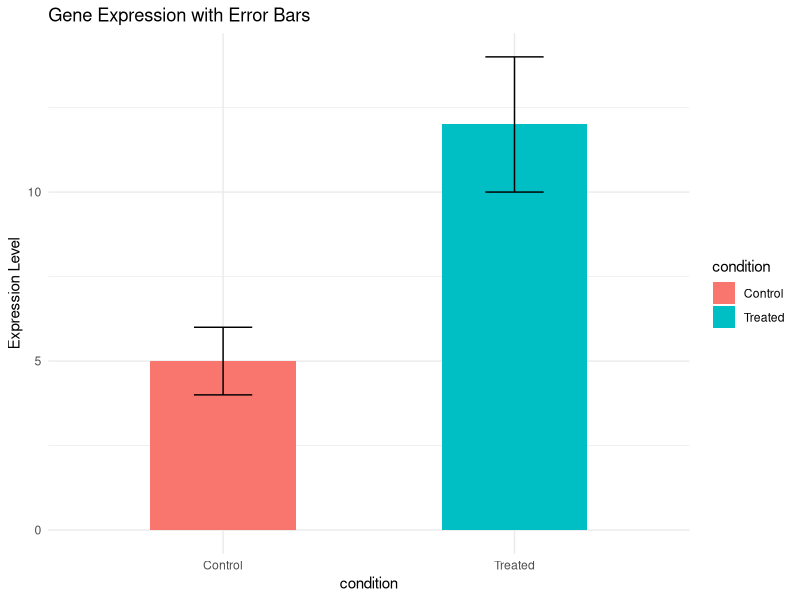

This figure's R source:

# install.packages("ggplot2")
library(ggplot2)

# df <- data.frame(
#   concentration = c(1, 2, 3, 4, 5),
#   activity = c(2, 6, 11, 15, 18)
# )

# p<-ggplot(df, aes(x = concentration, y = activity)) +
#   geom_point(size = 3, color = "blue") +
#   ggtitle("Enzyme Activity vs Substrate Concentration") +
#   xlab("Concentration (mM)") +
#   ylab("Activity (Units)") +
#   ylim(0,30)+
#   theme_minimal()

# print(p)


# df <- data.frame(
#   time = c(0, 2, 4, 6, 8, 10),
#   growth = c(0.1, 0.5, 1.2, 2.5, 3.8, 4.0)
# )
# p<-ggplot(df, aes(x = time, y = growth)) +
#   geom_line(color = "darkgreen", size = 1.2) +
#   ggtitle("Bacterial Growth Curve") +
#   xlab("Time (hours)") +
#   ylab("Optical Density (OD600)") +
#   theme_minimal()

# print(p)

# df <- data.frame(
# condition = c("Control", "Treated"),
# expression = c(5, 12)
# )
# p<-ggplot(df, aes(x = condition, y = expression, fill = condition)) +
# geom_bar(stat = "identity") +
# ggtitle("Gene Expression Analysis") +
# ylab("Relative Expression") +
# theme_minimal()

# print(p)

df <- data.frame(
condition = c("Control", "Treated"),
mean = c(5, 12),
sd = c(1, 2)
)

p<-ggplot(df, aes(x = condition, y = mean, fill = condition)) +
geom_bar(stat = "identity", width = 0.5) +
geom_errorbar(aes(ymin = mean - sd, ymax = mean + sd), width = 0.2) +
ggtitle("Gene Expression with Error Bars") +
ylab("Expression Level") +
theme_minimal()

print(p)
